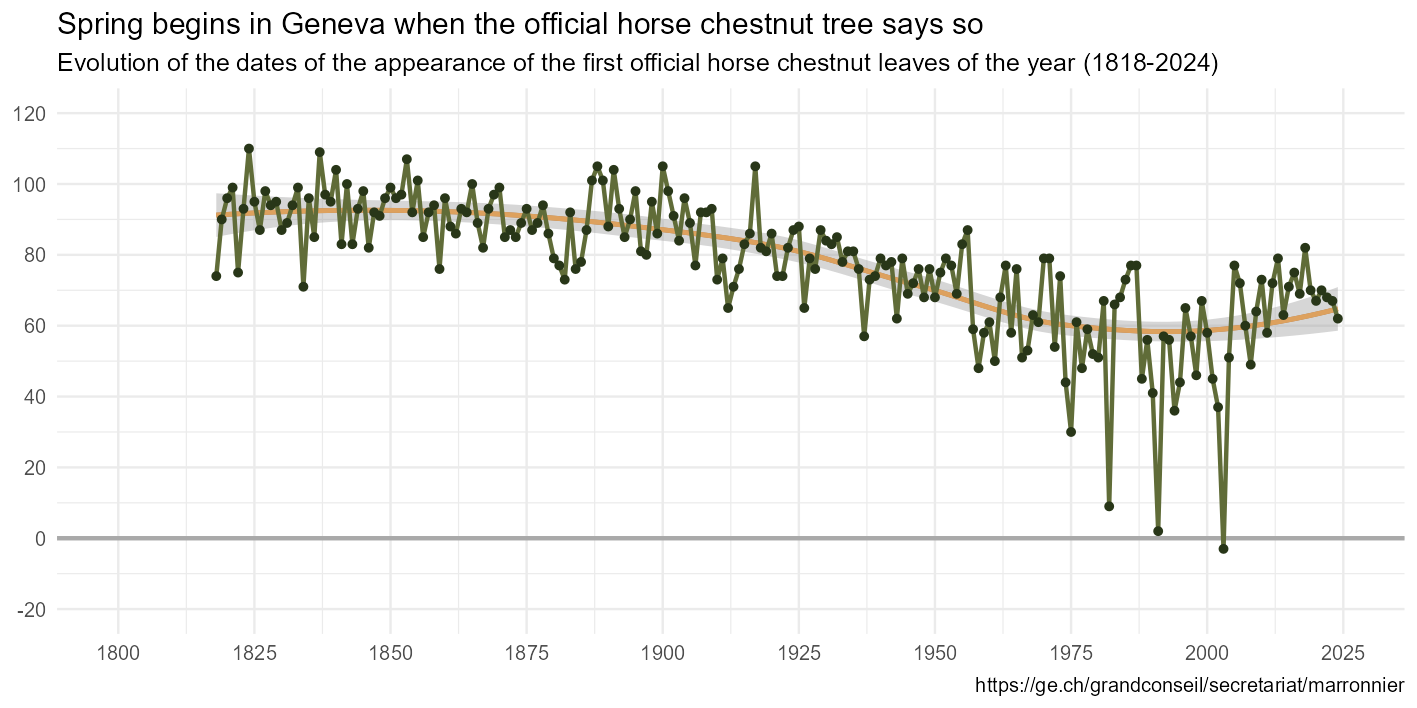

R code for this plot:
## load packages ---
library(tidyverse)

## load data ----
# Source: https://www.swissinfo.ch/eng/swiss-oddities/spring-begins-in-geneva-when-the-horse-chestnut-tree-blossoms/88756963
maronnier <- readr::read_csv(file = "maronnier.csv") |> 
  select(year, date) |> 
  mutate(date = lubridate::dmy(paste0(stringr::str_sub(date, 1, 6), year))) |> 
  mutate(first_of_jan = as.Date(paste0(year, "-01-01"))) |> 
  mutate(doy = as.numeric(date - first_of_jan)) |> 
  select(-first_of_jan)

# Fix year for the extrarodinarily summer of 2003
maronnier[maronnier$date == as.Date("2002-12-29"), ]$year <- 2003
maronnier[maronnier$date == as.Date("2002-12-29"), ]$doy <- maronnier[maronnier$date == as.Date("2002-12-29"), ]$doy - 365

write_csv(x = maronnier, file = "maronnier_clean.csv")

## plot ----
maronnier_caption <- "https://ge.ch/grandconseil/secretariat/marronnier"

p <- ggplot(data = maronnier, mapping = aes(x = year, y = doy)) +
  geom_hline(yintercept = 0, linewidth = 0.5, colour = "darkgray") +
  geom_smooth(method = "loess", formula = "y ~ x", se = FALSE, colour = "#bc6c25") +
  geom_smooth(method = "loess", formula = "y ~ x", se = TRUE, colour = "#dda15e") +
  geom_line(linewidth = 0.5, colour = "#606c38") +
  geom_point(size = 0.75, colour = "#283618") +
  scale_x_continuous(breaks = seq(1800, 2025, 25), limits = c(1800, 2025)) +
  scale_y_continuous(breaks = seq(-20, 120, 20), limits = c(-20, 120)) +
  labs(
    title = "Spring begins in Geneva when the official horse chestnut tree says so",
    subtitle = "Evolution of the dates of the appearance of the first official horse chestnut leaves of the year (1818-2024)",
    x = NULL, y = NULL,
    caption = str_wrap(maronnier_caption)
  ) +
  theme_minimal(base_size = 6)

print(p)

ggsave(filename = "maronnier.png", plot = p, path = ".", width = 12, height = 6, units = "cm", bg = "white")

## combine datasets ----
### Geneva horse chestnut tree ----
geneva_chestnut <- readr::read_csv("https://raw.githubusercontent.com/econmaett/marronnier/refs/heads/main/maronnier_clean.csv") |> 
  dplyr::mutate(date = as.Date(date), location = "Geneva")

View(geneva_chestnut)

### Liestal cherry blossom ----
liestal_cherry <- readr::read_csv("https://raw.githubusercontent.com/GMU-CherryBlossomCompetition/peak-bloom-prediction/refs/heads/main/data/liestal.csv") |> 
  dplyr::select(year, date = bloom_date, doy = bloom_doy) |> 
  dplyr::mutate(date = as.Date(date), location = "Liestal")

View(liestal_cherry)

### Kyoto cherry blossom ----
kyoto_cherry <- readr::read_csv("https://raw.githubusercontent.com/GMU-CherryBlossomCompetition/peak-bloom-prediction/refs/heads/main/data/kyoto.csv") |> 
  dplyr::select(year, date = bloom_date, doy = bloom_doy) |> 
  dplyr::mutate(date = as.Date(date), location = "Kyoto")

View(kyoto_cherry)

### combine datasets ----
phenology <- dplyr::bind_rows(geneva_chestnut, liestal_cherry, kyoto_cherry)
View(phenology)

## plot ----
phenology_caption <- "Vitasse, Y., Baumgarten, F., Zohner, C.M. et al. The great acceleration of plant phenological shifts. Nat. Clim. Chang. 12, 300–302 (2022). https://doi.org/10.1038/s41558-022-01283-y"

p <- ggplot(data = phenology |> filter(year >= 1900), mapping = aes(x = year, y = doy)) +
  geom_smooth(method = "loess", formula = "y ~ x", se = FALSE) +
  geom_smooth(method = "loess", formula = "y ~ x", se = TRUE) +
  geom_line(linewidth = 0.5) +
  geom_point(size = 1) +
  facet_grid(rows = vars(location), scale = "free_y") +
  theme_minimal() +
  scale_x_continuous(breaks = seq(1900, 2025, 25), limits = c(1900, 2025)) +
  labs(
    title = "The onset of phenological plant response to climate warming",
    subtitle = NULL,
    x = NULL, y = NULL,
    caption = str_wrap(phenology_caption)
  )

print(p)

ggsave(filename = "phenology.png", plot = p, path = ".", width = 14, height = 18, units = "cm", bg = "white")
